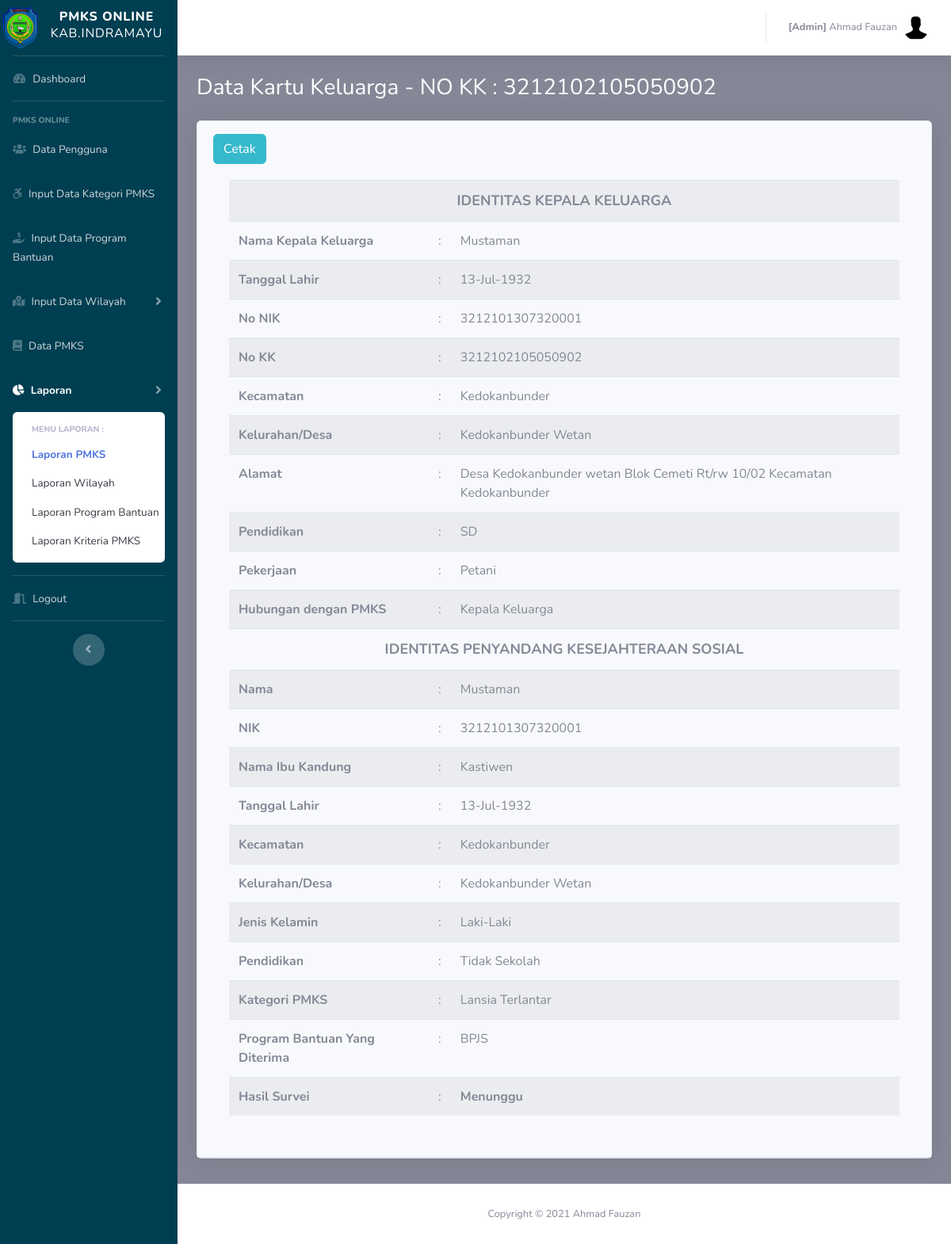
/admin/pmks_laporan.php?id=6 (signed in), run on the app's committed database.
### tables this page shows
CREATE TABLE `pegawai` (
  `id_pegawai` int(11) NOT NULL,
  `nm_pegawai` varchar(50) NOT NULL,
  `nip` varchar(50) NOT NULL,
  `no_telepon` varchar(50) NOT NULL,
  `alamat` varchar(100) DEFAULT NULL,
  `id_desa` int(10) NOT NULL,
  `username` varchar(50) NOT NULL,
  `password` varchar(255) NOT NULL,
  `role` varchar(10) NOT NULL,
  `status` int(10) NOT NULL,
  `is_delete` int(11) NOT NULL,
  `row_edit` int(11) NOT NULL,
  `time_input` datetime NOT NULL DEFAULT CURRENT_TIMESTAMP
);

CREATE TABLE `pmks` (
  `id_pmks` int(11) NOT NULL,
  `id_kk` int(11) NOT NULL,
  `id_kec` int(11) NOT NULL,
  `id_desa` int(11) NOT NULL,
  `id_kat_pmks` int(11) NOT NULL,
  `id_program` int(11) NOT NULL,
  `hsl_survei` varchar(50) NOT NULL,
  `nik_pmks` varchar(50) NOT NULL,
  `nm_pmks` varchar(50) NOT NULL,
  `tgl_lhr_pmks` date NOT NULL,
  `hubungan` varchar(25) NOT NULL,
  `jns_klm_pmks` varchar(25) NOT NULL,
  `nm_ibu_pmks` varchar(50) NOT NULL,
  `pendidikan_pmks` varchar(50) NOT NULL,
  `is_delete` int(11) NOT NULL,
  `row_edit` int(11) NOT NULL,
  `creator` int(11) NOT NULL,
  `time_input` datetime NOT NULL DEFAULT CURRENT_TIMESTAMP
);

CREATE TABLE `kk` (
  `id_kk` int(11) NOT NULL,
  `id_kec` int(11) NOT NULL,
  `id_desa` int(11) NOT NULL,
  `no_kk` varchar(50) NOT NULL,
  `nik_kpl` varchar(50) NOT NULL,
  `nm_kpl` varchar(50) NOT NULL,
  `tgl_lhr_kpl` date NOT NULL,
  `alamat_kpl` varchar(100) NOT NULL,
  `pekerjaan_kpl` varchar(50) NOT NULL,
  `pendidikan_kpl` varchar(50) NOT NULL,
  `status` tinyint(1) NOT NULL DEFAULT '0',
  `is_delete` int(11) NOT NULL,
  `row_edit` int(11) NOT NULL,
  `creator` int(11) NOT NULL,
  `time_input` datetime NOT NULL DEFAULT CURRENT_TIMESTAMP
);

CREATE TABLE `kecamatan` (
  `id_kec` int(11) NOT NULL,
  `nm_kec` varchar(20) NOT NULL,
  `is_delete` int(11) NOT NULL,
  `row_edit` int(11) NOT NULL,
  `creator` int(11) NOT NULL,
  `time_input` datetime NOT NULL DEFAULT CURRENT_TIMESTAMP
);

CREATE TABLE `desa` (
  `id_desa` int(10) NOT NULL,
  `nm_desa` varchar(25) NOT NULL,
  `id_kec` int(11) NOT NULL,
  `is_delete` int(11) NOT NULL,
  `row_edit` int(11) NOT NULL,
  `creator` int(11) NOT NULL,
  `time_input` datetime NOT NULL DEFAULT CURRENT_TIMESTAMP
);

CREATE TABLE `kat_pmks` (
  `id_kat_pmks` int(10) NOT NULL,
  `nm_kat` varchar(25) NOT NULL,
  `is_delete` int(11) NOT NULL,
  `row_edit` int(11) NOT NULL,
  `creator` int(11) NOT NULL,
  `time_input` datetime NOT NULL DEFAULT CURRENT_TIMESTAMP
);

CREATE TABLE `program_bantuan` (
  `id_program` int(10) NOT NULL,
  `nm_program` varchar(25) NOT NULL,
  `is_delete` int(11) NOT NULL,
  `row_edit` int(11) NOT NULL,
  `creator` int(11) NOT NULL,
  `time_input` datetime NOT NULL DEFAULT CURRENT_TIMESTAMP
);

### config.php (called while the page is built, shortened)
<?php
	$database = 'pmks';
?>

### functions.php (called while the page is built, shortened)
<?php
function query($query)
{
	include('config.php');
	$result = mysqli_query($koneksi, $query);
	$rows = [];
	while ($row = mysqli_fetch_assoc($result)) {
		$rows[] = $row;
	}
	return $rows;
}

### admin/pmks_laporan.php (the view, shortened to what this page needs)
<?php
include('templetes/sidebar.php');
include('templetes/topbar.php');
require_once "../functions.php";
$id = $_GET['id'];
$pmks = query("SELECT a.*, b.*,c.*,d.*,f.*,g.*,h.id_kec,h.nm_kec AS nm_kec_kk,i.id_desa,i.nm_desa AS nm_desa_kk FROM pmks a
                               INNER JOIN kat_pmks b USING (id_kat_pmks)
                               INNER JOIN program_bantuan c USING (id_program)
                               INNER JOIN kk d USING (id_kk)
                               INNER JOIN Kecamatan f ON a.id_kec = f.id_kec
                               INNER JOIN desa g ON a.id_desa = g.id_desa
                               INNER JOIN Kecamatan h ON d.id_kec = h.id_kec
                               INNER JOIN desa i ON d.id_desa = i.id_desa
                               WHERE a.is_delete = 1 AND d.is_delete = 1 AND a.id_pmks = $id ");
$pmksy = query("SELECT a.*, b.*,c.*,d.*,f.*,g.* FROM pmks a
                               INNER JOIN kat_pmks b USING (id_kat_pmks)
                               INNER JOIN program_bantuan c USING (id_program)
                               INNER JOIN kk d USING (id_kk)
                               INNER JOIN Kecamatan f ON a.id_kec = f.id_kec
                               INNER JOIN desa g ON a.id_desa = g.id_desa
                               WHERE a.is_delete = 1 AND d.is_delete = 1 AND a.id_pmks = $id ")[0];
?>
<div class="container-fluid">
  <h1 class="h3 mb-4 text-judul">Data Kartu Keluarga - NO KK : <?= $pmksy['no_kk'] ?></h1>
  <div class="card shadow mb-2">
    <div class="card-header py-3">
      <a href="../cetak_pmks.php?id=<?=$id ?>" target="_blank" class="btn btn-info"> Cetak</a>
      <div class="card-body">
        <div class="table-responsive">
          <table class="table table-striped">
            <tbody>
              <?php foreach ($pmks as $row) : ?>
                <tr>
                  <th colspan="3" scope="row" class="text-center">
                    <font size="4">IDENTITAS KEPALA KELUARGA</font>
                  </th>
                </tr>
                <tr>
                  <th scope="row">Nama Kepala Keluarga</th>
                  <td>:</td>
                  <td class="text-left"><?= $row['nm_kpl'] ?></td>
                </tr>
                <tr>
                  <th scope="row">Tanggal Lahir</th>
                  <td>:</td>
                  <td class="text-left"><?= date('d-M-Y', strtotime($row['tgl_lhr_kpl'])) ?></td>
                </tr>
                <tr>
                  <th scope="row">No NIK</th>
                  <td>:</td>
                  <td class="text-left"><?= $row['nik_kpl'] ?></td>
                </tr>
                <tr>
                  <th scope="row">No KK</th>
                  <td>:</td>
                  <td class="text-left"><?= $row['no_kk'] ?></td>
                </tr>
                <tr>
                  <th scope="row">Kecamatan</th>
                  <td>:</td>
                  <td class="text-left"><?= $row['nm_kec_kk'] ?></td>
                </tr>
                <tr>
                  <th scope="row">Kelurahan/Desa</th>
                  <td>:</td>
                  <td class="text-left"><?= $row['nm_desa_kk'] ?></td>
                </tr>
                <tr>
                  <th scope="row">Alamat</th>
                  <td>:</td>
                  <td class="text-left"><?= $row['alamat_kpl'] ?></td>
                </tr>
                <tr>
                  <th scope="row">Pendidikan</th>
                  <td>:</td>
                  <td class="text-left"><?= $row['pendidikan_kpl'] ?></td>
                </tr>
                <tr>
                  <th scope="row">Pekerjaan</th>
                  <td>:</td>
                  <td class="text-left"><?= $row['pekerjaan_kpl'] ?></td>
                </tr>
                <tr>
                  <th scope="row">Hubungan dengan PMKS</th>
                  <td>:</td>
                  <td class="text-left"><?= $row['hubungan'] ?></td>
                </tr>
                <tr>
                  <th colspan="3" scope="row" class="text-center">
                    <font size="4">IDENTITAS PENYANDANG KESEJAHTERAAN SOSIAL</font>
                  </th>
                </tr>
                <tr>
                  <th scope="row">Nama</th>
                  <td>:</td>
                  <td class="text-left"><?= $row['nm_pmks'] ?></td>
                </tr>
                <tr>
                  <th scope="row">NIK</th>
                  <td>:</td>
                  <td class="text-left"><?= $row['nik_pmks'] ?></td>
                </tr>
                <tr>
                  <th scope="row">Nama Ibu Kandung</th>
                  <td>:</td>
                  <td class="text-left"><?= $row['nm_ibu_pmks'] ?></td>
                </tr>
                <tr>
                  <th scope="row">Tanggal Lahir</th>
                  <td>:</td>
                  <td class="text-left"><?= date('d-M-Y', strtotime($row['tgl_lhr_pmks'])) ?></td>
                </tr>
                <tr>
                  <th scope="row">Kecamatan</th>
                  <td>:</td>
                  <td class="text-left"><?= $row['nm_kec'] ?></td>
                </tr>
                <tr>
                  <th scope="row">Kelurahan/Desa</th>
                  <td>:</td>
                  <td class="text-left"><?= $row['nm_desa'] ?></td>
                </tr>
                <tr>
                  <th scope="row">Jenis Kelamin</th>
                  <td>:</td>
                  <td class="text-left"><?= $row['jns_klm_pmks'] ?></td>
                </tr>
                <tr>
                  <th scope="row">Pendidikan</th>
                  <td>:</td>
                  <td class="text-left"><?= $row['pendidikan_pmks'] ?></td>
                </tr>
                <tr>
                  <th scope="row">Kategori PMKS</th>
                  <td>:</td>
                  <td class="text-left"><?= $row['nm_kat'] ?></td>
                </tr>
                <tr>
                  <th scope="row">Program Bantuan Yang Diterima</th>
                  <td>:</td>
                  <td class="text-left"><?= $row['nm_program'] ?></td>
                </tr>
                <tr>
                  <th scope="row">Hasil Survei</th>
                  <td>:</td>
                  <td class="text-left"><b><?= $row['hsl_survei'] ?></b></td>
                </tr>
              <?php endforeach; ?>
            </tbody>
          </table>
        </div>
      </div>
    </div>
  </div>
</div>
<br>
<?php include('templetes/footer.php'); ?>

### admin/templetes/topbar.php (shortened to what this page needs)
<?php
require_once "../functions.php";
$idp = $_SESSION["id_pegawai"];
$pg = query("SELECT * FROM pegawai WHERE is_delete=1 AND id_pegawai = $idp")[0];
?>
          <ul class="navbar-nav ml-auto">
            <li class="nav-item dropdown no-arrow">
              <a class="nav-link dropdown-toggle" href="#" id="userDropdown" role="button" data-toggle="dropdown" aria-haspopup="true" aria-expanded="false">
                <span class="mr-2 d-none d-lg-inline text-gray-600 small"><b>[<?=$pg['role']?>]</b> <?=$pg['nm_pegawai']?></span>
                <img class="img-profile rounded-circle" src="../assets/img/default.jpg">
              </a>
            </li>
          </ul>
        </nav>

### admin/templetes/sidebar.php (style rules this page uses)
.text-judul { color: #ffffff; }

### data on the page
pegawai: role "Admin", nm_pegawai "Ahmad Fauzan"
pmks: id_kk.no_kk "3212102105050902", id_kk.nm_kpl "Mustaman", id_kk.tgl_lhr_kpl "13-Jul-1932", id_kk.nik_kpl "3212101307320001", id_kec.nm_kec "Kedokanbunder", id_desa.nm_desa "Kedokanbunder Wetan", id_kk.alamat_kpl "Desa Kedokanbunder wetan Blok Cemeti Rt/rw 10/02 Kecamatan Kedokanbunder", id_kk.pendidikan_kpl "SD", id_kk.pekerjaan_kpl "Petani", hubungan "Kepala Keluarga", nm_pmks "Mustaman", nik_pmks "3212101307320001", nm_ibu_pmks "Kastiwen", tgl_lhr_pmks "13-Jul-1932", jns_klm_pmks "Laki-Laki", pendidikan_pmks "Tidak Sekolah", id_kat_pmks.nm_kat "Lansia Terlantar", id_program.nm_program "BPJS", hsl_survei "Menunggu"
